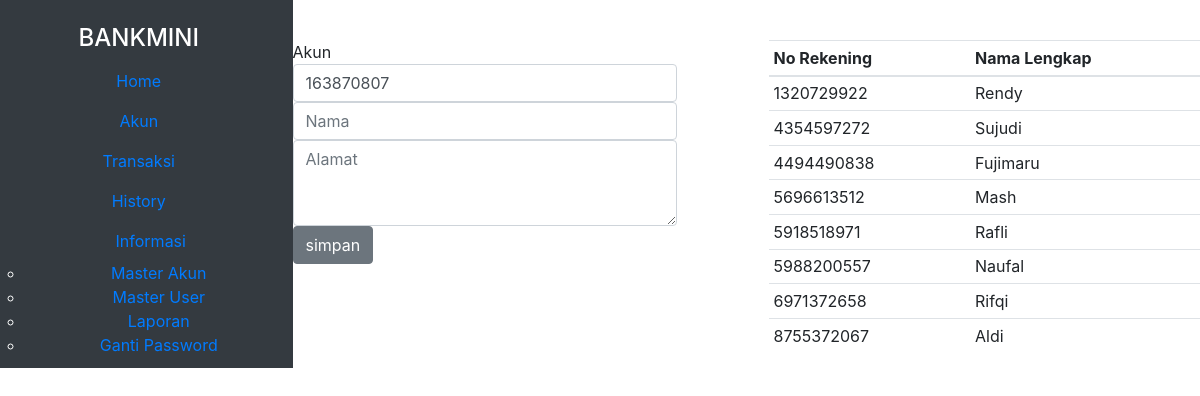
The page /index.php/dashboard/akun on the database as committed earlier.
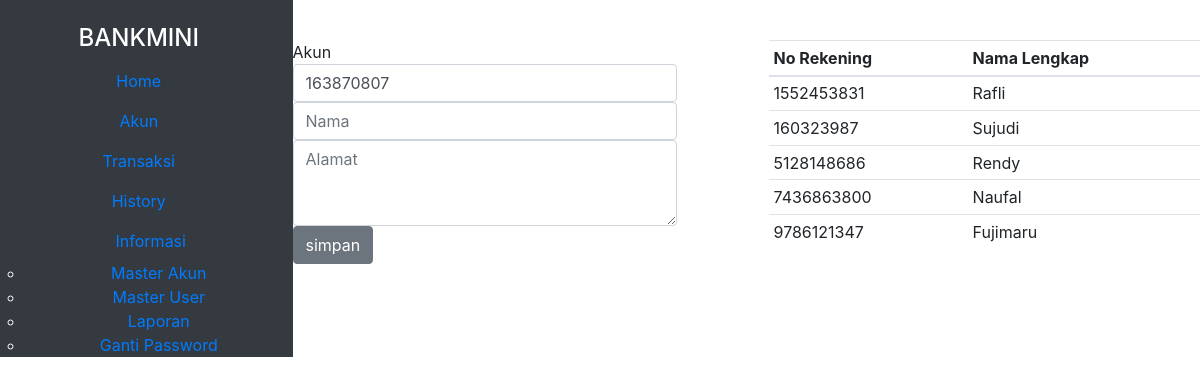
The same page on the database as committed later.
### tables this page shows
CREATE TABLE `akun` (
  `id_akun` char(10) NOT NULL,
  `nama` varchar(20) NOT NULL,
  `alamat` text NOT NULL
);

### application/controllers/Dashboard.php (called while the page is built, shortened)
<?php
class dashboard extends CI_Controller {
    public function __construct(){
        $this->load->helper('url');
        $this->load->library('session');
        $this->load->model('mUser');
        $this->load->model('mTransaksi');
        $this->load->model('mAkun');
    }
    public function akun()
    {
        $data['allAkun'] = $this->mAkun->getAllAkun();
        $this->load->view('akun',$data);
    }
}

### index.php (called while the page is built, shortened)
<?php
require_once BASEPATH.'core/CodeIgniter.php';

### application/models/mAkun.php (called while the page is built)
<?php
class mAkun extends CI_MODEL{
    public function getAllAkun(){
        $query = $this->db->get('akun');
        return $query->result();
    }
}

### application/views/akun.php (the view)
<?php include "template/header.php" ?>
<div class="body-content">
    <div class="container">
        <div class="row">
            <div class="col-md-5 p-0 m-0">
                <div class="sub">
                    Akun
                </div>
                <?= form_open('dashboard/akunInsert') ?>
                    <div class="form-row ">
                        <div class="col-12">
                            <div>
                                <input type="number" name="noreg" value="<?= rand(); ?>" class="form-control white" placeholder="No Rekening" >
                            </div>
                            <div>
                                <input type="name" name="name" class="form-control white" placeholder="Nama">
                            </div>
                            <div>
                                <textarea class="form-control white" name="alamat" placeholder="Alamat" rows="3"></textarea>
                            </div>
                        </div>
                    </div>
                    <button type="submit" class="btn btn-secondary">simpan</button>
                </form>
            </div>
            <div class="col-md-1"></div>
            <div class="col-md-6">
                <div class="bgtable">
                    <table class="table table-sm ">
                        <thead>
                            <tr>
                                <th scope="col">No Rekening</th>
                                <th scope="col">Nama Lengkap</th>
                            </tr>
                        </thead>
                        <tbody>
                           <?php foreach ($allAkun as $row):?>
                           <tr>
                                <td> <?= $row->id_akun ?> </td>
                                <td> <?= $row->nama ?> </td>
                           </tr>
                            <?php endforeach ?>
                        </tbody>
                    </table>
                </div>
            </div>
        </div>
    </div>
</div>
<?php include "template/footer.php" ?>

### application/views/template/header.php (shortened to what this page needs)
<!doctype html>
<html lang="en">
<head>
    <link rel="stylesheet" href="<?= base_url() ?>/vendor/css/bootstrap.min.css">
    <link rel="stylesheet" href="<?= base_url() ?>/vendor/css/font.css">
</head>
<body>
    <div class="row">
        <div class="col-md-3 p-0 m-0 text-white text-center bg-dark side">
            <h4 class="mt-4 dashboard">BANKMINI</h4>
            <ul class="nav flex-column">
                <li class="nav-item">
                    <a class="nav-link " href="<?=base_url()?>dashboard">Home</a>
                </li>
                <li class="nav-item">
                    <a class="nav-link" href="<?=base_url('dashboard')?>/akun">Akun</a>
                </li>
                <li class="nav-item">
                    <a class="nav-link" href="<?=base_url('dashboard')?>/transaksi">Transaksi</a>
                </li>
                <li class="nav-item">
                    <a class="nav-link" href="<?=base_url('dashboard')?>/history">History</a>
                </li>
                <span class="dropdown">
                    <li class="nav-item">
                        <a class="nav-link ml-4" href="#">Informasi <i data-feather="chevron-down"></i></a>
                    </li>
                    <ul class="dropdown-content">
                        <li class="nav-item">
                        <a href="<?=base_url('dashboard')?>/masterakun">Master Akun</a>
                        </li>
                        <li class="nav-item">
                        <a href="<?=base_url('dashboard')?>/masteruser">Master User</a>
                        </li>
                        <li class="nav-item">
                        <a href="<?=base_url('dashboard')?>/laporan">Laporan</a>
                        </li>
                        <li class="nav-item">
                        <a href="<?=base_url('dashboard')?>/change">Ganti Password</a>
                        </li>
                    </ul>
                </span>
            </ul>
        </div>
        <div class="col-md-9 p-0 m-0">
            <nav class="navbar navbar-expand-lg navbar-linear text-white ">
                <div class="navbar-nav ml-auto">
                </div>
            </nav>

### application/views/template/footer.php (shortened to what this page needs)
</body>
</html>

Rows that differ between the two databases and show on the page:
removed akun: id_akun "1320729922", nama "Rendy"
removed akun: id_akun "4354597272", nama "Sujudi"
removed akun: id_akun "4494490838", nama "Fujimaru"
removed akun: id_akun "5696613512", nama "Mash"
removed akun: id_akun "5918518971", nama "Rafli"
removed akun: id_akun "5988200557", nama "Naufal"
removed akun: id_akun "6971372658", nama "Rifqi"
removed akun: id_akun "8755372067", nama "Aldi"
added akun: id_akun "1552453831", nama "Rafli"
added akun: id_akun "160323987", nama "Sujudi"
added akun: id_akun "5128148686", nama "Rendy"
added akun: id_akun "7436863800", nama "Naufal"
added akun: id_akun "9786121347", nama "Fujimaru"
